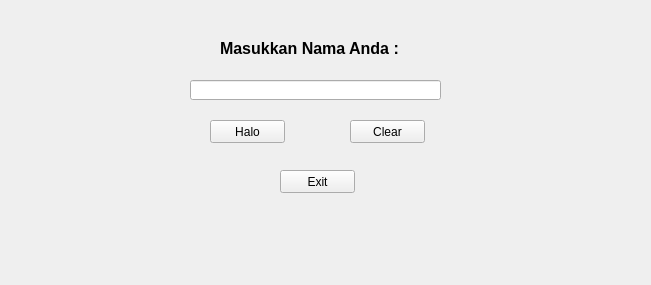
<?xml version="1.0" encoding="UTF-8"?>
<ui version="4.0">
 <class>Form</class>
 <widget class="QWidget" name="Form">
  <property name="geometry">
   <rect>
    <x>0</x>
    <y>0</y>
    <width>651</width>
    <height>285</height>
   </rect>
  </property>
  <property name="windowTitle">
   <string>Form</string>
  </property>
  <widget class="QLabel" name="label">
   <property name="geometry">
    <rect>
     <x>220</x>
     <y>40</y>
     <width>201</width>
     <height>16</height>
    </rect>
   </property>
   <property name="font">
    <font>
     <pointsize>12</pointsize>
     <weight>75</weight>
     <bold>true</bold>
    </font>
   </property>
   <property name="text">
    <string>Masukkan Nama Anda :</string>
   </property>
  </widget>
  <widget class="QLineEdit" name="nameEdit">
   <property name="geometry">
    <rect>
     <x>190</x>
     <y>80</y>
     <width>251</width>
     <height>20</height>
    </rect>
   </property>
  </widget>
  <widget class="QPushButton" name="hallo">
   <property name="geometry">
    <rect>
     <x>210</x>
     <y>120</y>
     <width>75</width>
     <height>23</height>
    </rect>
   </property>
   <property name="text">
    <string>Halo</string>
   </property>
  </widget>
  <widget class="QPushButton" name="clear">
   <property name="geometry">
    <rect>
     <x>350</x>
     <y>120</y>
     <width>75</width>
     <height>23</height>
    </rect>
   </property>
   <property name="text">
    <string>Clear</string>
   </property>
  </widget>
  <widget class="QPushButton" name="exit">
   <property name="geometry">
    <rect>
     <x>280</x>
     <y>170</y>
     <width>75</width>
     <height>23</height>
    </rect>
   </property>
   <property name="text">
    <string>Exit</string>
   </property>
  </widget>
 </widget>
 <resources/>
 <connections/>
</ui>
